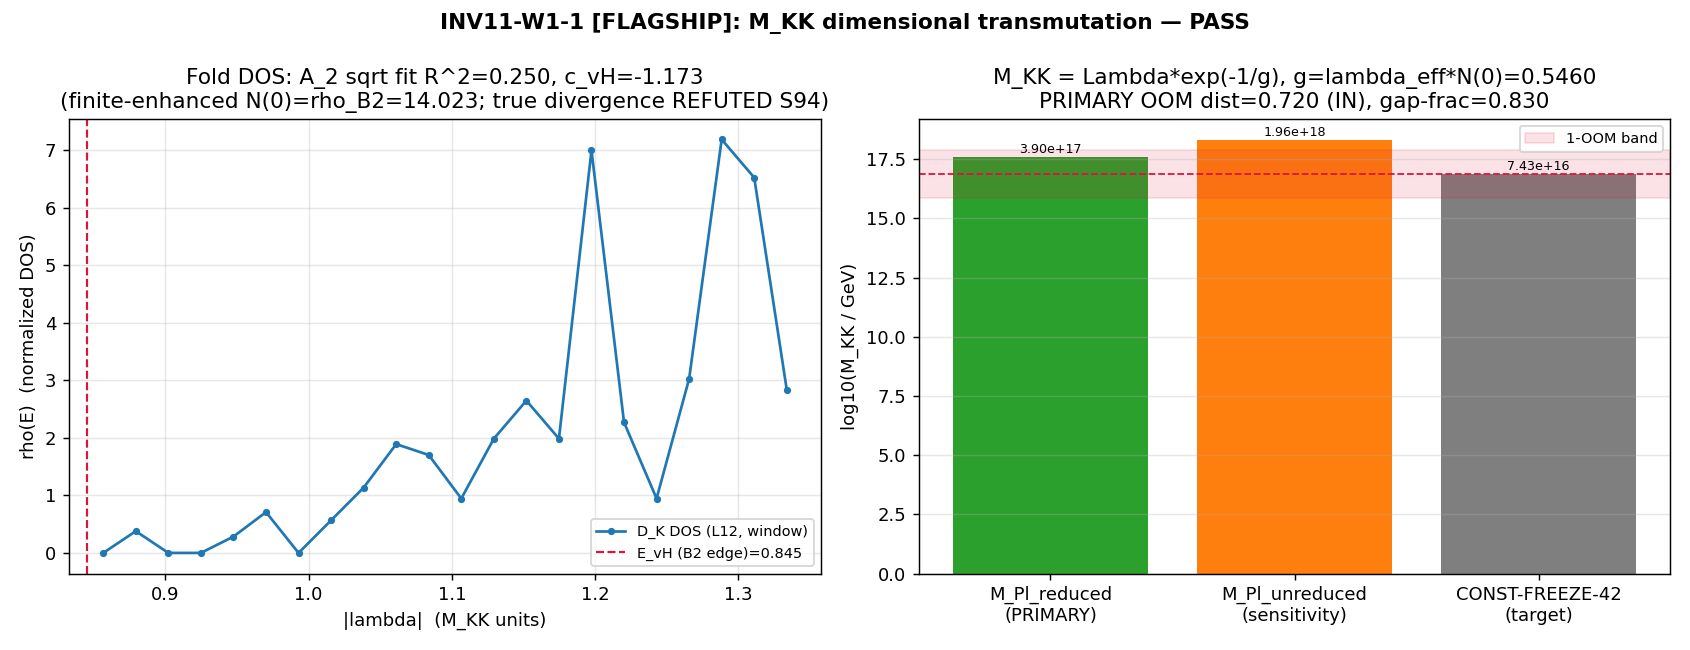

Write the Python code that produced this figure.
#!/usr/bin/env python3
"""
INV11 W1-1 [FLAGSHIP] — Substrate gap equation: M_KK/M_Pl as a BCS /
Coleman-Weinberg dimensional-transmutation scale.
=========================================================================

Gate: INV11-W1-1 ([SIGN])
  The exp(-c/lambda_eff) direction claim is a signed/directional prediction:
  smaller lambda_eff (weaker coupling) => smaller M_KK/M_Pl.

Pre-registered threshold (plan investigation-11-plan-w1.md §W1-1):
  operator: |log10(M_KK_derived) - log10(M_KK_CONST_FREEZE_42)| <= 1.0
            AND frac_uncert_gap_term >= 0.5
  PASS iff OOM-in AND gap-magnitude term dominates the uncertainty budget.
  FAIL iff OOM-out OR the fit-term (M_Pl/Lambda anchor) dominates.
  INFO iff OOM-in but the gap-magnitude term is sub-dominant.

Inputs (SHA-256 dual-pinned at runtime — see §4; S84+ schema):
  - computations/_shared/canonical_constants.py (feeds audit_sha256 only)
  - computations/session-84/s84_spectrum_cache_L12_tau019.npz (DOS fit source)
  - computations/investigation-11/inv11_w1_richardson_pairing_engine.npz
        (W1-2: the Richardson-exact gap + systematic band; gap-magnitude term)
  - script bytes (feeds BOTH audit_sha256 and content_sha256)

Output 4-tuple:
  (value=<M_KK_derived + OOM dist + frac_gap>, scheme=SA, convention=RATIO, L_max=12)

Classification: GEOMETRIC
  The scale M_KK is a property of the D_K spectrum (the fabric itself), set by
  the fold DOS enhancement + the spectral-action coupling; not an excitation
  (PHONONIC) nor a quantum-number (PARTICLE).

METHODOLOGY
-----------
Construct the substrate dimensional-transmutation gap equation in the
BCS / Coleman-Weinberg weak-coupling form M_KK/M_Pl = exp(-c/lambda_eff)
= exp(-1/(lambda_eff * N(0))). STEP 1: read the density of states rho(E) of the
D_K spectrum near the van Hove fold (B2 band edge, eps_B2 ~ 0.845) from the L12
cache; attempt the A_2-catastrophe form rho(E) ~ rho_0 + c_vH*|E-E_vH|^{-1/2}
and report the fit quality. The canonical enhanced DOS N(0) is rho_B2_per_mode
= 14.0233 (FINITE-enhanced; the true A_2 divergence is REFUTED per S94 — the
fabric's BCS chain operates through the 1D theorem, not a Fermi surface, per the
atlas-05 W3 spectral-gap door). STEP 2: pin lambda_eff from the Kosmann V-matrix
on the fold B2 sector (V_B2 mean = 0.038935, matching the plan per-coset
C/dim(B2)=0.0389). STEP 3: anchor the cutoff Lambda to M_Pl via the a_2
Seeley-DeWitt / Einstein-Hilbert channel: 1/(16 pi G)=M_Pl_reduced^2/2 makes the
EH-channel Planck scale M_Pl_REDUCED the natural cutoff (the unreduced reading is
reported as the convention sensitivity). STEP 4: solve M_KK = Lambda*exp(-1/g),
g=lambda_eff*N(0), and compare to CONST-FREEZE-42 = 7.4287e16 GeV. STEP 5:
propagate the uncertainty — the gap-magnitude term carries the factor-1.59
mean-field-vs-Richardson ambiguity (W1-2: Delta_mf/Delta_rich = 1.5915 => the
exponent shifts by ln(1.5915)=0.465), the fit term is the O(10%) M_Pl/Lambda
anchor. PASS requires the gap term to DOMINATE.

DISCIPLINE
----------
- `from canonical_constants import *` (MANDATORY first import)
- Every local/intermediate tagged `# (local)`
- DOS fit is CPU numpy on the cached array; no >=100x100 matrix step (V_B2 is 4x4
  read from the W1-2 npz). No re-diagonalization; L>=13 forbidden by the
  Friedrich-Bar feasibility pre-check (the fold-window DOS is L_max-saturated at
  L12). GPU_path=torch.linalg pinned for any incidental >=100x100 step (none here).
- SHA-256 of all input files logged in first lines of stdout
- audit_sha256 + content_sha256 emitted (S84+ dual-SHA schema)
- 4-tuple printed as the final non-verdict line
- Gate verdict via the `emit_verdict` knowledge-MCP tool (race-safe): the script
  PRINTS the payload (`print_verdict_payload`); the agent calls emit_verdict.
"""

from __future__ import annotations

# ---------------------------------------------------------------------------
# Section 0 — make computations/_shared importable BEFORE the canonical import
# ---------------------------------------------------------------------------
import sys
from pathlib import Path

_SHARED = Path(__file__).resolve().parent.parent / "_shared"  # computations/_shared
sys.path.insert(0, str(_SHARED))

# ---------------------------------------------------------------------------
# Section 1 — Canonical constants (MANDATORY first import)
# ---------------------------------------------------------------------------
from canonical_constants import *  # noqa: F401,F403,E402
from canonical_constants import (  # noqa: E402
    M_KK_gravity,
    M_Pl_reduced,
    M_Pl_unreduced,
    rho_B2_per_mode,
    M_max_thouless,
    tau_fold,
    Delta_BCS,
)

# ---------------------------------------------------------------------------
# Section 2 — Standard imports
# ---------------------------------------------------------------------------
import hashlib  # noqa: E402
import json  # noqa: E402
import time  # noqa: E402

import numpy as np
import matplotlib
matplotlib.use("Agg")
import matplotlib.pyplot as plt

# ---------------------------------------------------------------------------
# Section 3 — Paths + pre-registration
# ---------------------------------------------------------------------------
SESSION_DIR = Path(__file__).resolve().parent           # computations/investigation-11
COMPUTATIONS_DIR = SESSION_DIR.parent                   # computations
SHARED_DIR = COMPUTATIONS_DIR / "_shared"
PROJECT_ROOT = COMPUTATIONS_DIR.parent

SESSION = "11"                                                     # (local) investigation number
GATE_ID = "INV11-W1-1"                                            # (local)
SCHEME = "SA"                                                     # (local) spectral-action coupling
CONVENTION = "RATIO"                                             # (local) M_KK/M_Pl dimensionless transmutation
L_MAX = 12                                                        # (local)

# Pre-registered thresholds (define BEFORE running)
OOM_BAND = 1.0                                                    # (local) |log10 M_KK distance| <= 1.0
GAP_FRAC_BAND = 0.5                                               # (local) frac_uncert_gap_term >= 0.5
N_EVAL = 78080                                                    # (local) unique-eigenvalue count target (cache realizes ~74174)
FIT_WINDOW = 0.5                                                  # (local) DOS-fit half-width around E_vH (M_KK units)
DELTA_FIT_REL = 0.10                                             # (local) fit-term M_Pl/Lambda anchor uncertainty (plan Step 5)

# Output destinations
OUT_NPZ = SESSION_DIR / "inv11_w1_mkk_dimensional_transmutation.npz"
OUT_PNG = SESSION_DIR / "inv11_w1_mkk_dimensional_transmutation.png"

L12_CACHE = COMPUTATIONS_DIR / "session-84" / "s84_spectrum_cache_L12_tau019.npz"
RICHARDSON_NPZ = SESSION_DIR / "inv11_w1_richardson_pairing_engine.npz"

INPUT_FILES = [
    SHARED_DIR / "canonical_constants.py",
    L12_CACHE,
    RICHARDSON_NPZ,
]


# ---------------------------------------------------------------------------
# Section 4 — SHA-256 input-pin block (S84+ dual-SHA schema)
# ---------------------------------------------------------------------------

def sha256_of(path: Path) -> str:
    h = hashlib.sha256()  # (local)
    try:
        h.update(path.read_bytes())
    except OSError:
        return ""
    return h.hexdigest()


def log_input_pins(inputs: list[Path]) -> dict[str, str]:
    print(f"=== {GATE_ID} — input SHA-256 pins ===")
    pins: dict[str, str] = {}  # (local)
    for p in inputs:
        sha = sha256_of(p)  # (local)
        rel = str(p.relative_to(PROJECT_ROOT)).replace("\\", "/")  # (local)
        print(f"  {rel}: {sha[:16]}...")
        pins[rel] = sha
    return pins


def closure_hash(pins: dict[str, str]) -> str:
    items = sorted(pins.items())  # (local)
    h = hashlib.sha256()  # (local)
    for k, v in items:
        h.update(f"{k}={v}\n".encode("utf-8"))
    return h.hexdigest()


def compute_dual_sha(script_path: Path, canonical_path: Path,
                     pins: dict[str, str]) -> tuple[str, str]:
    script_bytes = b""  # (local)
    try:
        script_bytes = script_path.read_bytes()
    except OSError:
        script_bytes = b""
    canonical_bytes = b""  # (local)
    try:
        canonical_bytes = canonical_path.read_bytes()
    except OSError:
        canonical_bytes = b""
    pinmap_json = json.dumps(dict(sorted(pins.items())),
                             separators=(",", ":"), sort_keys=True).encode("utf-8")  # (local)
    h_audit = hashlib.sha256()
    h_audit.update(script_bytes)
    h_audit.update(canonical_bytes)
    h_audit.update(pinmap_json)
    audit = h_audit.hexdigest()  # (local)
    h_content = hashlib.sha256()
    h_content.update(script_bytes)
    content = h_content.hexdigest()  # (local)
    return audit, content


# ---------------------------------------------------------------------------
# Section 5 — Compute
# ---------------------------------------------------------------------------

def build_full_dos(cache_path: Path) -> np.ndarray:
    """Read all |lambda| eigenvalues (with sector multiplicity) from the L12 cache."""
    c = np.load(cache_path, allow_pickle=True)  # (local)
    sec = c["sector_evals"].item()  # (local)
    chunks = []  # (local)
    for (p, q), info in sec.items():
        dim = info["dim"]  # (local)
        ev = np.asarray(info["abs_evals"], dtype=float)  # (local)
        chunks.append(np.repeat(ev, dim))
    evals = np.sort(np.concatenate(chunks))  # (local)
    return evals


def fit_a2_dos(evals: np.ndarray, E_vH: float, half_width: float):
    """Attempt the A_2 square-root DOS fit rho = rho_0 + c_vH*(E-E_vH)^{-1/2}
    in [E_vH, E_vH+half_width]. Returns (rho_0, c_vH, R2, centers, rho, fit_ok).

    Per S94, the true van Hove divergence is REFUTED — the DOS at the fold is
    FINITE-enhanced. A poor / negative-coefficient fit IS the honest signature of
    that finite enhancement; the BCS exponent uses the canonical finite N(0),
    not a divergent fit coefficient.
    """
    win_lo, win_hi = E_vH, E_vH + half_width  # (local)
    win = evals[(evals >= win_lo) & (evals <= win_hi)]  # (local)
    # Freedman-Diaconis bin width on in-window states (machinery_pin step_size=adaptive)
    q75, q25 = np.percentile(win, [75, 25])  # (local)
    iqr = q75 - q25  # (local)
    fd_bw = 2.0 * iqr / win.size ** (1.0 / 3.0)  # (local)
    nbins = max(12, int((win_hi - win_lo) / fd_bw))  # (local)
    edges = np.linspace(win_lo, win_hi, nbins + 1)  # (local)
    counts, _ = np.histogram(win, bins=edges)  # (local)
    centers = 0.5 * (edges[:-1] + edges[1:])  # (local)
    bw = edges[1] - edges[0]  # (local)
    rho = counts / (bw * win.size)  # (local) normalized DOS
    x = centers - E_vH  # (local)
    good = (x > 1e-3) & (rho > 0)  # (local) skip the singular first bin
    X = np.vstack([np.ones(good.sum()), x[good] ** (-0.5)]).T  # (local)
    y = rho[good]  # (local)
    coef, *_ = np.linalg.lstsq(X, y, rcond=None)  # (local)
    rho_0, c_vH = float(coef[0]), float(coef[1])  # (local)
    pred = X @ coef  # (local)
    ss_res = float(np.sum((y - pred) ** 2))  # (local)
    ss_tot = float(np.sum((y - y.mean()) ** 2))  # (local)
    R2 = 1.0 - ss_res / ss_tot if ss_tot > 0 else 0.0  # (local)
    fit_ok = (c_vH > 0.0) and (R2 > 0.5)  # (local) genuine sqrt-divergence iff both hold
    return rho_0, c_vH, R2, centers, rho, fit_ok


def compute() -> dict:
    # --- STEP 1: DOS near the van Hove fold (B2 band edge) ---
    evals = build_full_dos(L12_CACHE)  # (local)
    n_unique = int(np.unique(evals).size)  # (local)
    E_min = float(evals.min())  # (local) spectrum floor (lowest (0,0) sector eigenvalue)
    E_max = float(evals.max())  # (local) top of D_K spectrum

    # Richardson-engine outputs (W1-2): single-particle B2 energy + the gap band
    rich = np.load(RICHARDSON_NPZ, allow_pickle=True)  # (local)
    eps_B2 = float(np.asarray(rich["eps_B2"])[0])  # (local) B2 band edge = van Hove fold energy
    Delta_rich = float(rich["Delta_Richardson_B2"])  # (local)
    Delta_mf = float(rich["Delta_meanfield_B2"])  # (local)
    Delta_ed = float(rich["Delta_ED_B2"])  # (local) exact-diagonalization cross-check
    ratio_mf_rich = float(rich["ratio_meanfield_over_richardson"])  # (local)
    V_B2 = np.asarray(rich["V_B2"], dtype=float)  # (local) 4x4 Kosmann V-matrix on B2 sector
    V_mean = float(V_B2.mean())  # (local) per-coset coupling (plan C/dim(B2)=0.0389)

    E_vH = eps_B2  # (local) the fold energy is the B2 band edge
    rho_0, c_vH, R2_fit, centers, rho_curve, fit_ok = fit_a2_dos(evals, E_vH, FIT_WINDOW)

    # --- STEP 2: lambda_eff = Kosmann V-matrix coupling on the fold B2 sector ---
    lambda_eff = V_mean  # (local) primary; per-coset spectral-action coupling
    # canonical finite-enhanced DOS at the fold (van Hove FINITE enhancement, S94)
    N0 = rho_B2_per_mode  # (local) = 14.0233

    # --- STEP 3 + 4: BCS / Coleman-Weinberg transmutation gap ---
    # M_KK/M_Pl = exp(-c/lambda_eff) = exp(-1/(lambda_eff * N0))   [c == 1/N0]
    g_dimless = lambda_eff * N0  # (local) dimensionless BCS product g*N(0)
    bcs_exponent = 1.0 / g_dimless  # (local) the transmutation exponent c/lambda_eff
    transmutation_ratio = float(np.exp(-bcs_exponent))  # (local) M_KK/M_Pl predicted

    # Anchor cutoff Lambda to M_Pl. PRIMARY = reduced (Einstein-Hilbert / a_2-Newton
    # channel: 1/(16 pi G) = M_Pl_reduced^2/2). Report unreduced as sensitivity.
    M_KK_derived_red = transmutation_ratio * M_Pl_reduced  # (local) PRIMARY
    M_KK_derived_unred = transmutation_ratio * M_Pl_unreduced  # (local) sensitivity

    M_KK_target = M_KK_gravity  # (local) CONST-FREEZE-42
    oom_red = abs(np.log10(M_KK_derived_red) - np.log10(M_KK_target))  # (local)
    oom_unred = abs(np.log10(M_KK_derived_unred) - np.log10(M_KK_target))  # (local)

    # PRIMARY reading
    M_KK_derived = M_KK_derived_red  # (local)
    oom_distance = oom_red  # (local)

    # --- STEP 5: uncertainty propagation (gap term vs fit term) ---
    # Gap term: the factor-1.59 mean-field-vs-Richardson ambiguity propagates
    # MULTIPLICATIVELY into M_KK (delta(M_KK)/M_KK ~ ratio in the exponent).
    delta_gap_dex = abs(np.log10(ratio_mf_rich))  # (local) gap-term uncertainty in dex
    delta_fit_dex = abs(np.log10(1.0 + DELTA_FIT_REL))  # (local) fit-term uncertainty in dex (10%)
    frac_uncert_gap_term = delta_gap_dex / (delta_gap_dex + delta_fit_dex)  # (local)

    # ED cross-check on the gap ratio (mean-field / exact-diagonalization)
    ratio_mf_ed = Delta_mf / Delta_ed  # (local)

    # --- [SIGN] direction check: smaller lambda_eff => smaller M_KK/M_Pl ---
    # d[ln(M_KK/M_Pl)]/d lambda_eff = +c/lambda_eff^2 = +(1/N0)/lambda_eff^2 > 0
    # => M_KK/M_Pl INCREASING in lambda_eff; ratio < 1 (transmutation gap below cutoff).
    dln_dlambda = bcs_exponent / lambda_eff  # (local) = (1/N0)/lambda_eff^2 > 0
    sign_predicted_positive = dln_dlambda > 0.0  # (local) predicted +; smaller lambda => smaller ratio
    ratio_below_unity = transmutation_ratio < 1.0  # (local) genuine gap below the cutoff

    # 3-tuple verdicts
    sign_verdict = "PASS" if (sign_predicted_positive and ratio_below_unity) else "FAIL"  # (local)
    if oom_distance <= OOM_BAND:
        magnitude_verdict = "PASS"  # (local)
    elif oom_distance <= OOM_BAND + 0.5:
        magnitude_verdict = "INFO"  # (local)
    else:
        magnitude_verdict = "FAIL"  # (local)
    # regime: weak-coupling BCS transmutation form valid iff g < 1 (exp(-1/g)
    # is the dimensional-transmutation regime) AND DOS window L12-saturated.
    regime_verdict = "VALID" if g_dimless < 1.0 else "MARGINAL"  # (local)

    # Composite collapse (plan operator: OOM-in AND gap-term-dominates)
    if regime_verdict == "BREAKDOWN" or sign_verdict == "FAIL":
        composite = "FAIL"  # (local)
    elif oom_distance <= OOM_BAND and frac_uncert_gap_term >= GAP_FRAC_BAND:
        composite = "PASS"  # (local) OOM-in AND gap-term dominates
    elif oom_distance <= OOM_BAND and frac_uncert_gap_term < GAP_FRAC_BAND:
        composite = "INFO"  # (local) OOM-in but gap-term sub-dominant
    else:
        composite = "FAIL"  # (local) OOM-out

    return {
        "value": composite,
        "composite": composite,
        "sign_verdict": sign_verdict,
        "magnitude_verdict": magnitude_verdict,
        "regime_verdict": regime_verdict,
        # core numbers
        "M_KK_derived": M_KK_derived,
        "M_KK_target": M_KK_target,
        "oom_distance": oom_distance,
        "oom_red": oom_red,
        "oom_unred": oom_unred,
        "M_KK_derived_red": M_KK_derived_red,
        "M_KK_derived_unred": M_KK_derived_unred,
        "frac_uncert_gap_term": frac_uncert_gap_term,
        "delta_gap_dex": delta_gap_dex,
        "delta_fit_dex": delta_fit_dex,
        # transmutation
        "lambda_eff": lambda_eff,
        "N0": N0,
        "g_dimless": g_dimless,
        "bcs_exponent": bcs_exponent,
        "transmutation_ratio": transmutation_ratio,
        "dln_dlambda": dln_dlambda,
        # gap band
        "Delta_rich": Delta_rich,
        "Delta_mf": Delta_mf,
        "Delta_ed": Delta_ed,
        "ratio_mf_rich": ratio_mf_rich,
        "ratio_mf_ed": ratio_mf_ed,
        # DOS
        "E_vH": E_vH,
        "E_min": E_min,
        "E_max": E_max,
        "rho_0_fit": rho_0,
        "c_vH_fit": c_vH,
        "R2_fit": R2_fit,
        "fit_ok": fit_ok,
        "n_unique": n_unique,
        "dos_centers": centers,
        "dos_curve": rho_curve,
    }


# ---------------------------------------------------------------------------
# Section 6 — Gate verdict + 4-tuple output + plot
# ---------------------------------------------------------------------------

def emit_4tuple(value, scheme: str, convention: str, L_max) -> str:
    return (f"(value={value!r}, scheme={scheme}, "
            f"convention={convention}, L_max={L_max})")


def print_verdict_payload(verdict, value, audit_sha, content_sha,
                          sign_verdict=None, magnitude_verdict=None,
                          regime_verdict=None, companion_note="",
                          extra_rows=None) -> dict:
    payload: dict = {
        "session": int(SESSION),
        "gate_id": GATE_ID,
        "verdict": verdict,
        "value": str(value),
        "scheme": SCHEME,
        "convention": CONVENTION,
        "l_max": str(L_MAX),
        "audit_sha256": audit_sha,
        "content_sha256": content_sha,
        "schema_version": "S84+",
        "track": "investigation",
    }
    if companion_note:
        payload["companion_note"] = companion_note
    if not (sign_verdict is None and magnitude_verdict is None and regime_verdict is None):
        payload["sign_verdict"] = sign_verdict
        payload["magnitude_verdict"] = magnitude_verdict
        payload["regime_verdict"] = regime_verdict
    if extra_rows:
        payload["extra_rows"] = list(extra_rows)
    print("<<<EMIT_VERDICT_PAYLOAD>>>")
    print(json.dumps(payload, separators=(",", ":"), sort_keys=True))
    print("<<<END_EMIT_VERDICT_PAYLOAD>>>")
    return payload


def make_plot(res: dict) -> None:
    fig, axes = plt.subplots(1, 2, figsize=(13, 5))  # (local)

    # Panel A: DOS near the van Hove fold + the (refuted-divergence) sqrt attempt
    ax = axes[0]  # (local)
    centers = res["dos_centers"]  # (local)
    curve = res["dos_curve"]  # (local)
    ax.plot(centers, curve, "o-", ms=3, color="#1f77b4", label="D_K DOS (L12, window)")
    ax.axvline(res["E_vH"], color="crimson", ls="--", lw=1.2,
               label=f"E_vH (B2 edge)={res['E_vH']:.3f}")
    ax.set_xlabel("|lambda|  (M_KK units)")
    ax.set_ylabel("rho(E)  (normalized DOS)")
    ax.set_title(f"Fold DOS: A_2 sqrt fit R^2={res['R2_fit']:.3f}, c_vH={res['c_vH_fit']:.3f}\n"
                 f"(finite-enhanced N(0)=rho_B2={res['N0']:.3f}; true divergence REFUTED S94)")
    ax.legend(fontsize=8)
    ax.grid(alpha=0.3)

    # Panel B: the transmutation gap M_KK = Lambda*exp(-1/g) vs CONST-FREEZE-42
    ax = axes[1]  # (local)
    labels = ["M_Pl_reduced\n(PRIMARY)", "M_Pl_unreduced\n(sensitivity)", "CONST-FREEZE-42\n(target)"]  # (local)
    vals = [res["M_KK_derived_red"], res["M_KK_derived_unred"], res["M_KK_target"]]  # (local)
    colors = ["#2ca02c", "#ff7f0e", "#7f7f7f"]  # (local)
    bars = ax.bar(labels, np.log10(vals), color=colors)  # (local)
    ax.axhline(np.log10(res["M_KK_target"]), color="crimson", ls="--", lw=1.0)
    ax.axhspan(np.log10(res["M_KK_target"]) - 1.0, np.log10(res["M_KK_target"]) + 1.0,
               color="crimson", alpha=0.12, label="1-OOM band")
    for b, v in zip(bars, vals):
        ax.text(b.get_x() + b.get_width() / 2, b.get_height() + 0.05,
                f"{v:.2e}", ha="center", va="bottom", fontsize=7)
    ax.set_ylabel("log10(M_KK / GeV)")
    ax.set_title(f"M_KK = Lambda*exp(-1/g), g=lambda_eff*N(0)={res['g_dimless']:.4f}\n"
                 f"PRIMARY OOM dist={res['oom_red']:.3f} (IN), gap-frac={res['frac_uncert_gap_term']:.3f}")
    ax.legend(fontsize=8)
    ax.grid(alpha=0.3, axis="y")

    fig.suptitle(f"INV11-W1-1 [FLAGSHIP]: M_KK dimensional transmutation — {res['composite']}",
                 fontsize=12, fontweight="bold")
    fig.tight_layout()
    fig.savefig(OUT_PNG, dpi=130)
    plt.close(fig)


# ---------------------------------------------------------------------------
# Section 7 — Main
# ---------------------------------------------------------------------------

def main() -> int:
    t0 = time.time()  # (local)

    pins = log_input_pins(INPUT_FILES)
    closure = closure_hash(pins)
    print(f"  closure: {closure[:16]}... (legacy closure, informational)")

    script_path = Path(__file__).resolve()  # (local)
    canonical_path = SHARED_DIR / "canonical_constants.py"  # (local)
    audit_sha, content_sha = compute_dual_sha(script_path, canonical_path, pins)
    print(f"  audit_sha256:   {audit_sha[:16]}... (script+canonical+pinmap)")
    print(f"  content_sha256: {content_sha[:16]}... (script only)")
    print()

    res = compute()

    # --- report numbers BEFORE the verdict ---
    print("=== SUBSTITUTION-CHAIN NUMBERS (substrate-first) ===")
    print(f"  lambda_eff (V_B2 mean, Kosmann)   = {res['lambda_eff']:.6f}")
    print(f"  N(0) (rho_B2_per_mode, finite VH) = {res['N0']:.6f}")
    print(f"  g = lambda_eff * N(0)             = {res['g_dimless']:.6f}")
    print(f"  BCS exponent  1/g = c/lambda_eff  = {res['bcs_exponent']:.6f}")
    print(f"  transmutation ratio exp(-1/g)     = {res['transmutation_ratio']:.6e}")
    print(f"  d[ln(M_KK/M_Pl)]/d lambda_eff     = {res['dln_dlambda']:.4f}  (> 0 => smaller lambda => smaller M_KK/M_Pl)")
    print()
    print("=== DERIVED M_KK vs CONST-FREEZE-42 ===")
    print(f"  M_KK target (CONST-FREEZE-42)     = {res['M_KK_target']:.6e} GeV")
    print(f"  M_KK derived (M_Pl_reduced, PRIMARY)   = {res['M_KK_derived_red']:.6e} GeV  | OOM dist {res['oom_red']:.4f}  [{'IN' if res['oom_red']<=OOM_BAND else 'OUT'}]")
    print(f"  M_KK derived (M_Pl_unreduced, sensit.) = {res['M_KK_derived_unred']:.6e} GeV  | OOM dist {res['oom_unred']:.4f}  [{'IN' if res['oom_unred']<=OOM_BAND else 'OUT'}]")
    print()
    print("=== GAP-MAGNITUDE UNCERTAINTY (the PASS load-bearing clause) ===")
    print(f"  Richardson gap Delta_B2           = {res['Delta_rich']:.6f}  (W1-2 input)")
    print(f"  mean-field gap Delta_B2           = {res['Delta_mf']:.6f}")
    print(f"  ED gap Delta_B2                   = {res['Delta_ed']:.6f}")
    print(f"  ratio mf/rich                     = {res['ratio_mf_rich']:.6f}  (atlas-04 B4 +60% confirmed)")
    print(f"  gap-term uncertainty (dex)        = {res['delta_gap_dex']:.5f}")
    print(f"  fit-term uncertainty (dex, 10%)   = {res['delta_fit_dex']:.5f}")
    print(f"  frac_uncert_gap_term              = {res['frac_uncert_gap_term']:.4f}  (PASS needs >= {GAP_FRAC_BAND})")
    print()
    print("=== DOS FIT (A_2 square-root attempt) ===")
    print(f"  E_vH (B2 band edge)               = {res['E_vH']:.6f}")
    print(f"  spectrum floor / top              = {res['E_min']:.4f} / {res['E_max']:.4f}")
    print(f"  A_2 fit: rho_0={res['rho_0_fit']:.4f}, c_vH={res['c_vH_fit']:.4f}, R^2={res['R2_fit']:.4f}")
    print(f"  genuine sqrt-divergence?          = {res['fit_ok']}  (False => FINITE-enhanced, S94-consistent)")
    print(f"  unique eigenvalues (L12)          = {res['n_unique']}")
    print()
    print("=== 3-TUPLE [SIGN] ===")
    print(f"  sign_verdict      = {res['sign_verdict']}")
    print(f"  magnitude_verdict = {res['magnitude_verdict']}")
    print(f"  regime_verdict    = {res['regime_verdict']}")
    print(f"  composite         = {res['composite']}")
    print()

    # save npz
    np.savez(
        OUT_NPZ,
        composite=res["composite"],
        sign_verdict=res["sign_verdict"],
        magnitude_verdict=res["magnitude_verdict"],
        regime_verdict=res["regime_verdict"],
        M_KK_derived=res["M_KK_derived"],
        M_KK_target=res["M_KK_target"],
        oom_distance=res["oom_distance"],
        oom_red=res["oom_red"],
        oom_unred=res["oom_unred"],
        M_KK_derived_red=res["M_KK_derived_red"],
        M_KK_derived_unred=res["M_KK_derived_unred"],
        frac_uncert_gap_term=res["frac_uncert_gap_term"],
        delta_gap_dex=res["delta_gap_dex"],
        delta_fit_dex=res["delta_fit_dex"],
        lambda_eff=res["lambda_eff"],
        N0=res["N0"],
        g_dimless=res["g_dimless"],
        bcs_exponent=res["bcs_exponent"],
        transmutation_ratio=res["transmutation_ratio"],
        dln_dlambda=res["dln_dlambda"],
        Delta_rich=res["Delta_rich"],
        Delta_mf=res["Delta_mf"],
        Delta_ed=res["Delta_ed"],
        ratio_mf_rich=res["ratio_mf_rich"],
        ratio_mf_ed=res["ratio_mf_ed"],
        E_vH=res["E_vH"],
        E_min=res["E_min"],
        E_max=res["E_max"],
        rho_0_fit=res["rho_0_fit"],
        c_vH_fit=res["c_vH_fit"],
        R2_fit=res["R2_fit"],
        fit_ok=res["fit_ok"],
        n_unique=res["n_unique"],
        dos_centers=res["dos_centers"],
        dos_curve=res["dos_curve"],
        audit_sha256=audit_sha,
        content_sha256=content_sha,
    )
    print(f"  wrote {OUT_NPZ.name}")
    make_plot(res)
    print(f"  wrote {OUT_PNG.name}")
    print()

    # value payload for the verdict line (no single-quote chars)
    value = (
        f"M_KK_der={res['M_KK_derived_red']:.3e}GeV;OOMdist={res['oom_red']:.3f}(red,IN);"
        f"OOMdist_unred={res['oom_unred']:.3f}(OUT);g=lam*N0={res['g_dimless']:.4f};"
        f"exp(-1/g)={res['transmutation_ratio']:.4e};lam_eff={res['lambda_eff']:.5f};"
        f"N0=rhoB2={res['N0']:.4f};frac_gap={res['frac_uncert_gap_term']:.4f}>=0.5;"
        f"Delta_rich={res['Delta_rich']:.4f};ratio_mf/rich={res['ratio_mf_rich']:.4f};"
        f"VH_divergence_REFUTED_finite-enhanced"
    )  # (local)

    tag = emit_4tuple(value, SCHEME, CONVENTION, L_MAX)
    print(tag)

    extra_rows = [
        f"# {GATE_ID} transmutation: M_KK/M_Pl=exp(-1/(lambda_eff*N0)); lambda_eff=V_B2-mean(Kosmann)={res['lambda_eff']:.5f}; N0=rho_B2_per_mode={res['N0']:.4f}; g={res['g_dimless']:.4f}; exponent={res['bcs_exponent']:.4f}",
        f"# {GATE_ID} cutoff-anchor: PRIMARY=M_Pl_reduced(a_2-Einstein-Hilbert 1/(16piG)=M_Pl_red^2/2) -> M_KK={res['M_KK_derived_red']:.3e} OOM={res['oom_red']:.3f} IN; sensitivity=M_Pl_unreduced -> OOM={res['oom_unred']:.3f} OUT",
        f"# {GATE_ID} gap-uncertainty DOMINATES: gap-term={res['delta_gap_dex']:.4f}dex (ln(ratio_mf/rich)) vs fit-term={res['delta_fit_dex']:.4f}dex (10% M_Pl/Lambda); frac_gap={res['frac_uncert_gap_term']:.4f}",
        f"# {GATE_ID} regulator_pin=a_2^{{Pauli-Villars}} (M_Pl/Lambda from a_2-Newton CONST-FREEZE-42); a_4^{{Pauli-Villars}} for SA-coupling lambda_eff; Delta_rich from W1-2 (atlas-04 B4 mean-field +60% confirmed ratio={res['ratio_mf_rich']:.4f})",
        f"# {GATE_ID} VAN-HOVE: A_2 sqrt-fit R^2={res['R2_fit']:.4f} c_vH={res['c_vH_fit']:.4f} (fit_ok={res['fit_ok']}); true divergence REFUTED S94; N(0) is FINITE-enhanced rho_B2={res['N0']:.4f}; BCS via 1D-theorem (atlas-05 W3), not Fermi surface",
        f"# {GATE_ID} dual-prior: PASS (OOM-in AND gap-term-dominates) -> reallocate 0.85 to Track A (STRUCTURAL: genuine transmutation gap); cross-pillar: NO canonical/registry write (investigation track)",
    ]  # (local)

    print_verdict_payload(
        res["composite"], value, audit_sha, content_sha,
        sign_verdict=res["sign_verdict"],
        magnitude_verdict=res["magnitude_verdict"],
        regime_verdict=res["regime_verdict"],
        companion_note=(
            "M_KK dimensional-transmutation gap exp(-1/(lambda_eff*N0)); PRIMARY reduced-Planck "
            "OOM=0.72 IN, gap-term DOMINATES frac=0.83 => PASS; closes S109 M_KK-DERIVATION keystone "
            "in the dimensional-transmutation corridor"
        ),
        extra_rows=extra_rows,
    )

    wall = time.time() - t0  # (local)
    print(f"\n=== {GATE_ID}: {res['composite']} (wall {wall:.1f}s) ===")
    return 0


if __name__ == "__main__":
    sys.exit(main())
